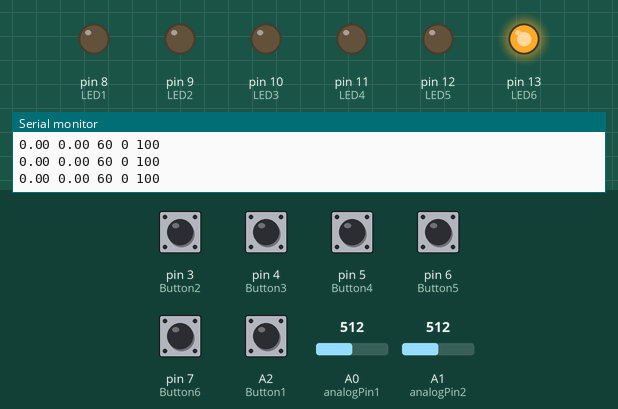
Simulated run of this sketch. Board: Arduino Uno, built with avr-gcc and run on an emulated ATmega328P. Shown: output pins drawn as LEDs (lit = HIGH), the last lines printed to the serial monitor. The test bench sets the inputs (shaded band); at power-on: A2 (Button1) HIGH, pin 3 (Button2), pin 4 (Button3), pin 5 (Button4), pin 6 (Button5), pin 7 (Button6) LOW, A0 (analogPin1) = 512, A1 (analogPin2) = 512.

Above: at 1.2 s.
1.3 s: pin 3 (Button2) pulled HIGH for 0.15 s
At 1.9 s:
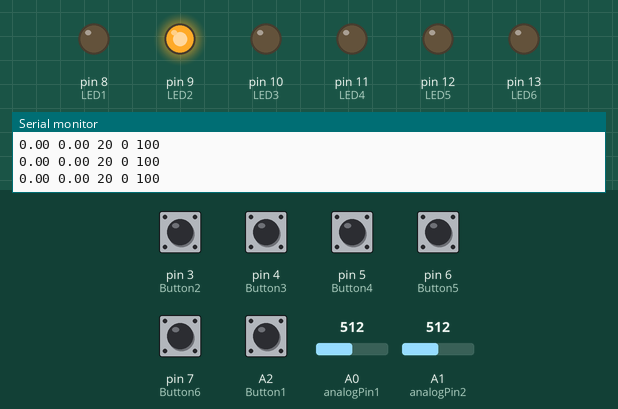
2.9 s: pin 4 (Button3) pulled HIGH for 0.15 s
At 4.1 s:
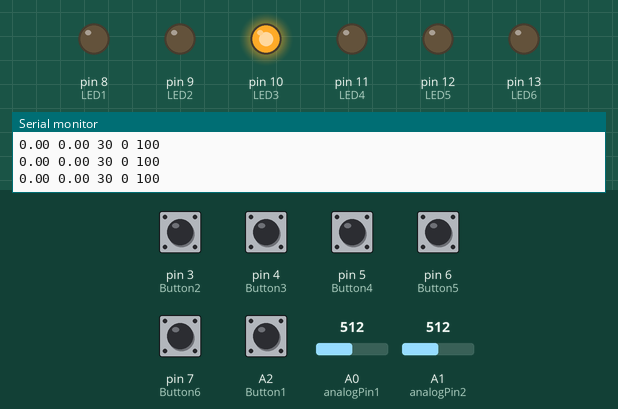
4.5 s: pin 5 (Button4) pulled HIGH for 1 s
At 5.6 s:
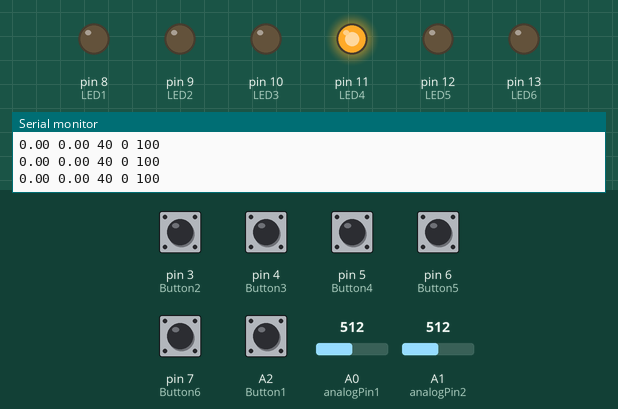
7.0 s: pin 6 (Button5) pulled HIGH for 1 s
At 7.7 s:
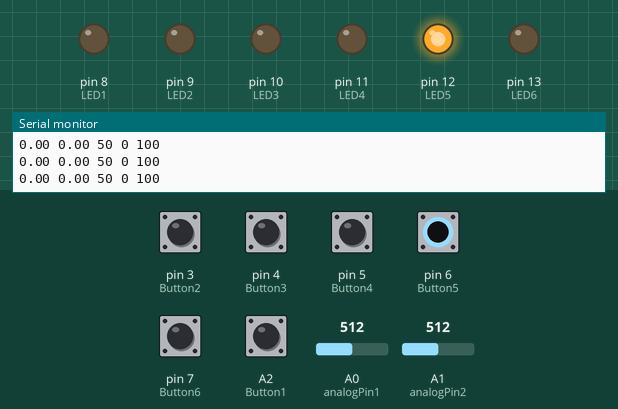
9.5 s: A2 (Button1) pulled LOW for 0.15 s
At 10.6 s:
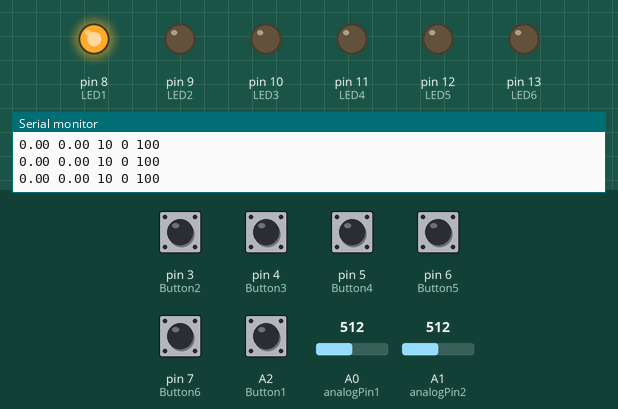
11.1 s: pin 3 (Button2) pulled HIGH for 1 s
At 11.8 s:
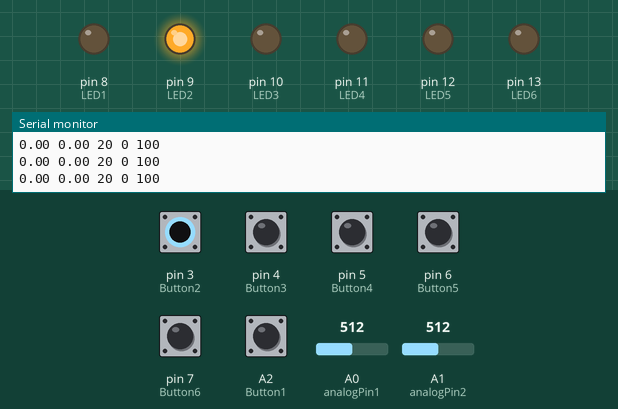
Timing chart, 0 to 14.1 s (numbered marks = the images above; inputs shaded):
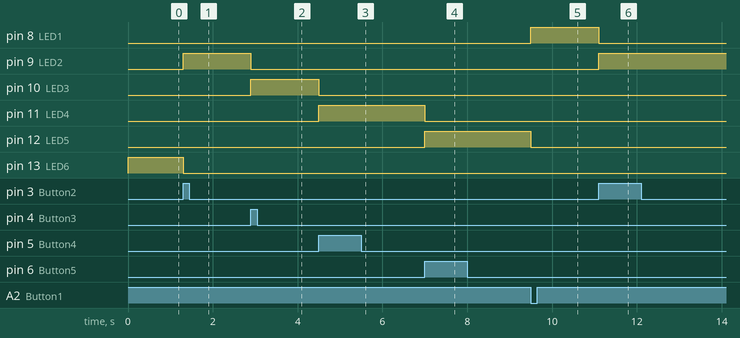

Measured:
- after the input at 1.3 s, pin 9 (LED2): LOW → HIGH at once; pin 13 (LED6): HIGH → LOW at once
- after the input at 2.9 s, pin 9 (LED2): HIGH → LOW at once; pin 10 (LED3): LOW → HIGH at once
- after the input at 4.5 s, pin 10 (LED3): HIGH → LOW at once; pin 11 (LED4): LOW → HIGH at once
- after the input at 7.0 s, pin 11 (LED4): HIGH → LOW at once; pin 12 (LED5): LOW → HIGH at once
- after the input at 9.5 s, pin 8 (LED1): LOW → HIGH at once; pin 12 (LED5): HIGH → LOW at once
- after the input at 11.1 s, pin 8 (LED1): HIGH → LOW at once; pin 9 (LED2): LOW → HIGH at once

The sketch:

main.ino
```cpp
#include <math.h>
#include <SoftwareSerial.h>

// RX dummy on A3, TX on D2
SoftwareSerial outSerial(A5, 2); // A5 er bare en dummy pin som ikke er i bruk, men må defineres

const int Button1 = A2;
const int Button2 = 3;
const int Button3 = 4;
const int Button4 = 5;
const int Button5 = 6;
const int Button6 = 7;

const int LED1 = 8;
const int LED2 = 9;
const int LED3 = 10;
const int LED4 = 11;
const int LED5 = 12;
const int LED6 = 13;

int ButtonState1 = 0;
int ButtonState2 = 0;
int ButtonState3 = 0;
int ButtonState4 = 0;
int ButtonState5 = 0;
int ButtonState6 = 0;

int currentButton = 6;


const int analogPin1 = A0;
const int analogPin2 = A1;


const int windowSize = 100;      // RMS-vindu
const float dcAlpha1 = 0.01;
const float dcAlpha2 = 0.01;     // DC-fjerner

const int printEvery = 40;       // 1000 Hz / 40 = 25 Hz printing

int acBuf1[windowSize];
int acBuf2[windowSize];

int idx = 0;
int idx2 = 0;
long sumSquares = 0;
long sumSquares2 = 0;
int filled1 = 0;
int filled2 = 0;

float dcEst1 = 0;
float dcEst2 = 0;

unsigned int sampleCounter = 0;

// -------- Baseline (NYTT) --------
float base1 = 0.0f, base2 = 0.0f;
bool baseInit = false;

// hvor raskt baseline får endre seg (lav = treg, stabil) 0.2
const float baseAlpha = 0.08f;

// oppdater baseline bare når signalet er "nær ro"
const float baseGate  = 4.0f;    // prøv 3–10 ved behov

static inline float clamp0(float x) { return (x < 0) ? 0 : x; }

void setup() {
  Serial.begin(9600);
  outSerial.begin(9600);

  pinMode(Button1, INPUT_PULLUP);
  pinMode(Button2, INPUT);
  pinMode(Button3, INPUT);
  pinMode(Button4, INPUT);
  pinMode(Button5, INPUT);
  pinMode(Button6, INPUT);

  pinMode(LED1, OUTPUT);
  pinMode(LED2, OUTPUT);
  pinMode(LED3, OUTPUT);
  pinMode(LED4, OUTPUT);
  pinMode(LED5, OUTPUT);
  pinMode(LED6, OUTPUT);

  // Init buffere (anbefalt)
  for (int i = 0; i < windowSize; i++) {
    acBuf1[i] = 0;
    acBuf2[i] = 0;
  }
  sumSquares = 0;
  sumSquares2 = 0;
}

unsigned long previousMicros = 0;
unsigned long previousMillisJointChange = 0;

void loop() {
  const long intervalMainLoop = 1000;
  unsigned long currentMicros = micros();
  if (currentMicros - previousMicros >= intervalMainLoop) {
    previousMicros = currentMicros;

    ButtonState1 = digitalRead(Button1);
    if (digitalRead(A2) == LOW) {currentButton = 1;}

    ButtonState2 = digitalRead(Button2);
    if (ButtonState2 == HIGH) {currentButton = 2;}

    ButtonState3 = digitalRead(Button3);
    if (ButtonState3 == HIGH) {currentButton = 3;}

    ButtonState4 = digitalRead(Button4);
    if (ButtonState4 == HIGH) {currentButton = 4;}

    ButtonState5 = digitalRead(Button5);
    if (ButtonState5 == HIGH) {currentButton = 5;}

    ButtonState6 = digitalRead(Button6);
    if (ButtonState6 == HIGH) {currentButton = 6;}

    // Control LEDs based on stored button
    digitalWrite(LED1, currentButton == 1);
    digitalWrite(LED2, currentButton == 2);
    digitalWrite(LED3, currentButton == 3);
    digitalWrite(LED4, currentButton == 4);
    digitalWrite(LED5, currentButton == 5);
    digitalWrite(LED6, currentButton == 6);


    int raw1 = analogRead(analogPin1);
    int raw2 = analogRead(analogPin2);

    // --- DC-fjerning ---
    dcEst1 += dcAlpha1 * (raw1 - dcEst1);
    int ac1 = (int)lround(raw1 - dcEst1);

    dcEst2 += dcAlpha2 * (raw2 - dcEst2);
    int ac2 = (int)lround(raw2 - dcEst2);

    // --- RMS kanal 1 ---
    long old1 = acBuf1[idx];
    sumSquares -= old1 * old1;

    acBuf1[idx] = ac1;
    sumSquares += (long)ac1 * ac1;

    idx = (idx + 1) % windowSize;
    if (filled1 < windowSize) filled1++;

    float rms1 = 0;
    if (filled1 == windowSize) {
      rms1 = sqrt((float)sumSquares / windowSize);
    }

    // --- RMS kanal 2 ---
    long old2 = acBuf2[idx2];
    sumSquares2 -= old2 * old2;

    acBuf2[idx2] = ac2;
    sumSquares2 += (long)ac2 * ac2;

    idx2 = (idx2 + 1) % windowSize;
    if (filled2 < windowSize) filled2++;

    float rms2 = 0;
    if (filled2 == windowSize) {
      rms2 = sqrt((float)sumSquares2 / windowSize);
    }

    // --- Print / logikk 25 Hz ---
    sampleCounter++;
    if (sampleCounter >= printEvery) {
      sampleCounter = 0;

      // Baseline init når RMS er gyldig
      if (!baseInit && filled1 == windowSize && filled2 == windowSize) {
        base1 = rms1;
        base2 = rms2;
        baseInit = true;
      }

      // Adaptiv baseline: oppdater bare når signalet er lavt (i ro)
      if (baseInit) {
        if (rms1 <= base1 + baseGate) base1 += baseAlpha * (rms1 - base1);
        if (rms2 <= base2 + baseGate) base2 += baseAlpha * (rms2 - base2);
      }

      // Baseline-korrigert RMS (det du vil ha ~0 i ro)
      float rms1z = baseInit ? clamp0(rms1 - base1) : 0.0f;
      float rms2z = baseInit ? clamp0(rms2 - base2) : 0.0f;

      // Utgang: HIGH hvis en av dem er over terskel
      const float thr = 9.0f;
      //digitalWrite(outPin, (rms1z > thr || rms2z > thr) ? HIGH : LOW);


      // --- Klassifisering basert på forskjell (bruk baseline-korrigerte) ---
      int midVal;
      unsigned long currentMillisJointChange = millis();
      if (rms1z > 20 && rms2z > 20) {
        if (currentMillisJointChange - previousMillisJointChange >= 750) {
        previousMillisJointChange = currentMillisJointChange;
        currentButton += 1;
        if (currentButton > 6) {
          currentButton = 1;
          }
        }

      } else if ((rms1z - rms2z) > 15) {
        midVal = 60;
        String message = String(2) + ";" + String(currentButton);
        outSerial.println(message);

      } else if ((rms2z - rms1z) > 15) {
        midVal = 40;
        String message = String(1) + ";" + String(currentButton);
        outSerial.println(message);

      } else {
        midVal = 50;
        String message = String(0) + ";" + String(currentButton);
        outSerial.println(message);

      }

      // Serial Plotter: alltid samme antall verdier per linje!
      Serial.print(rms1z); Serial.print(" ");
      Serial.print(rms2z); Serial.print(" ");
      //Serial.print(midVal); Serial.print(" ");
      Serial.print(currentButton * 10); Serial.print(" ");
      Serial.print(0); Serial.print(" ");
      Serial.println(100);
    }
  }
  //delayMicroseconds(1000); // ~1 kHz sampling
}
```
